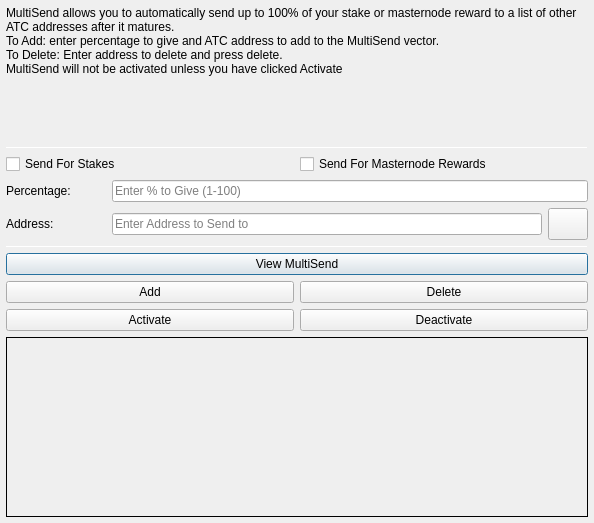
<?xml version="1.0" encoding="UTF-8"?>
<ui version="4.0">
 <class>MultiSendDialog</class>
 <widget class="QDialog" name="MultiSendDialog">
  <property name="windowModality">
   <enum>Qt::NonModal</enum>
  </property>
  <property name="geometry">
   <rect>
    <x>0</x>
    <y>0</y>
    <width>594</width>
    <height>523</height>
   </rect>
  </property>
  <property name="windowTitle">
   <string>MultiSend</string>
  </property>
  <layout class="QVBoxLayout" name="verticalLayout" stretch="0">
   <property name="leftMargin">
    <number>6</number>
   </property>
   <property name="topMargin">
    <number>6</number>
   </property>
   <property name="rightMargin">
    <number>6</number>
   </property>
   <property name="bottomMargin">
    <number>6</number>
   </property>
   <item>
    <layout class="QVBoxLayout" name="verticalLayout_Main" stretch="1,1,1,1,1,1">
     <item>
      <widget class="QLabel" name="label_2">
       <property name="lineWidth">
        <number>1</number>
       </property>
       <property name="text">
        <string>MultiSend allows you to automatically send up to 100% of your stake or masternode reward to a list of other ATC addresses after it matures.
To Add: enter percentage to give and ATC address to add to the MultiSend vector.
To Delete: Enter address to delete and press delete.
MultiSend will not be activated unless you have clicked Activate</string>
       </property>
       <property name="alignment">
        <set>Qt::AlignLeading|Qt::AlignLeft|Qt::AlignTop</set>
       </property>
       <property name="wordWrap">
        <bool>true</bool>
       </property>
      </widget>
     </item>
     <item>
      <widget class="Line" name="line">
       <property name="minimumSize">
        <size>
         <width>0</width>
         <height>1</height>
        </size>
       </property>
       <property name="maximumSize">
        <size>
         <width>16777215</width>
         <height>1</height>
        </size>
       </property>
       <property name="orientation">
        <enum>Qt::Horizontal</enum>
       </property>
      </widget>
     </item>
     <item>
      <layout class="QVBoxLayout" name="verticalLayout_Settings">
       <item>
        <layout class="QHBoxLayout" name="horizontalLayout">
         <item>
          <widget class="QCheckBox" name="multiSendStakeCheckBox">
           <property name="text">
            <string>Send For Stakes</string>
           </property>
          </widget>
         </item>
         <item>
          <widget class="QCheckBox" name="multiSendMasternodeCheckBox">
           <property name="text">
            <string>Send For Masternode Rewards</string>
           </property>
          </widget>
         </item>
        </layout>
       </item>
       <item>
        <layout class="QHBoxLayout" name="horizontalLayout_6">
         <item>
          <widget class="QLabel" name="label">
           <property name="minimumSize">
            <size>
             <width>100</width>
             <height>0</height>
            </size>
           </property>
           <property name="toolTip">
            <string>Percentage of stake to send</string>
           </property>
           <property name="text">
            <string>Percentage:</string>
           </property>
          </widget>
         </item>
         <item>
          <widget class="QLineEdit" name="multiSendPercentEdit">
           <property name="toolTip">
            <string>Enter whole numbers 1 - 100</string>
           </property>
           <property name="placeholderText">
            <string>Enter % to Give (1-100)</string>
           </property>
          </widget>
         </item>
        </layout>
       </item>
       <item>
        <layout class="QHBoxLayout" name="horizontalLayout_7">
         <item>
          <widget class="QLabel" name="label_5">
           <property name="minimumSize">
            <size>
             <width>100</width>
             <height>0</height>
            </size>
           </property>
           <property name="toolTip">
            <string>Address to send portion of stake to</string>
           </property>
           <property name="text">
            <string>Address:</string>
           </property>
          </widget>
         </item>
         <item>
          <widget class="QLineEdit" name="multiSendAddressEdit">
           <property name="toolTip">
            <string/>
           </property>
           <property name="placeholderText">
            <string>Enter Address to Send to</string>
           </property>
          </widget>
         </item>
         <item>
          <widget class="QPushButton" name="addressBookButton">
           <property name="maximumSize">
            <size>
             <width>16777215</width>
             <height>32</height>
            </size>
           </property>
           <property name="toolTip">
            <string>Choose an address from the address book</string>
           </property>
           <property name="text">
            <string/>
           </property>
           <property name="icon">
            <iconset resource="../acentriacoin.qrc">
             <normaloff>:/icons/address-book</normaloff>:/icons/address-book</iconset>
           </property>
           <property name="shortcut">
            <string>Alt+A</string>
           </property>
           <property name="autoDefault">
            <bool>false</bool>
           </property>
          </widget>
         </item>
        </layout>
       </item>
      </layout>
     </item>
     <item>
      <widget class="Line" name="line_2">
       <property name="minimumSize">
        <size>
         <width>0</width>
         <height>1</height>
        </size>
       </property>
       <property name="maximumSize">
        <size>
         <width>16777215</width>
         <height>1</height>
        </size>
       </property>
       <property name="orientation">
        <enum>Qt::Horizontal</enum>
       </property>
      </widget>
     </item>
     <item>
      <layout class="QVBoxLayout" name="verticalLayout_Buttons">
       <item>
        <layout class="QHBoxLayout" name="horizontalLayout_4">
         <item>
          <widget class="QPushButton" name="viewButton">
           <property name="toolTip">
            <string/>
           </property>
           <property name="statusTip">
            <string>View MultiSend Vector</string>
           </property>
           <property name="text">
            <string>View MultiSend</string>
           </property>
          </widget>
         </item>
        </layout>
       </item>
       <item>
        <layout class="QHBoxLayout" name="horizontalLayout_2">
         <item>
          <widget class="QPushButton" name="addButton">
           <property name="toolTip">
            <string/>
           </property>
           <property name="statusTip">
            <string>Add to MultiSend Vector</string>
           </property>
           <property name="text">
            <string>Add</string>
           </property>
          </widget>
         </item>
         <item>
          <widget class="QPushButton" name="deleteButton">
           <property name="toolTip">
            <string/>
           </property>
           <property name="statusTip">
            <string>Delete Address From MultiSend Vector</string>
           </property>
           <property name="text">
            <string>Delete</string>
           </property>
          </widget>
         </item>
        </layout>
       </item>
       <item>
        <layout class="QHBoxLayout" name="horizontalLayout_5">
         <item>
          <widget class="QPushButton" name="activateButton">
           <property name="statusTip">
            <string>Activate MultiSend</string>
           </property>
           <property name="text">
            <string>Activate</string>
           </property>
          </widget>
         </item>
         <item>
          <widget class="QPushButton" name="disableButton">
           <property name="statusTip">
            <string>Deactivate MultiSend</string>
           </property>
           <property name="text">
            <string>Deactivate</string>
           </property>
          </widget>
         </item>
        </layout>
       </item>
      </layout>
     </item>
     <item>
      <widget class="QLabel" name="message">
       <property name="minimumSize">
        <size>
         <width>0</width>
         <height>180</height>
        </size>
       </property>
       <property name="frameShape">
        <enum>QFrame::Panel</enum>
       </property>
       <property name="frameShadow">
        <enum>QFrame::Plain</enum>
       </property>
       <property name="lineWidth">
        <number>1</number>
       </property>
       <property name="midLineWidth">
        <number>1</number>
       </property>
       <property name="text">
        <string/>
       </property>
       <property name="alignment">
        <set>Qt::AlignLeading|Qt::AlignLeft|Qt::AlignTop</set>
       </property>
       <property name="wordWrap">
        <bool>true</bool>
       </property>
      </widget>
     </item>
    </layout>
   </item>
  </layout>
 </widget>
 <resources>
  <include location="../acentriacoin.qrc"/>
 </resources>
 <connections/>
</ui>
